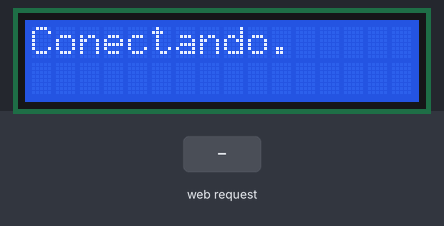
A sketch run on a simulated ESP8266 (NodeMCU). Parts: 16×2 character LCD. Inputs (shaded band) come from the test bench. WiFi joins after 1.5 s; servers stay silent unless stated; what the sketch prints to the serial monitor is not drawn.

Above: at 0.6 s.
At 1.6 s:
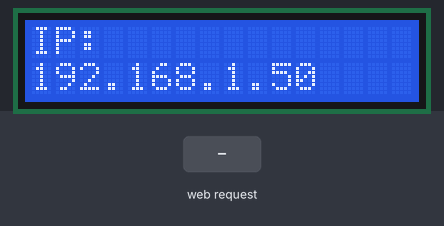
At 4.7 s:
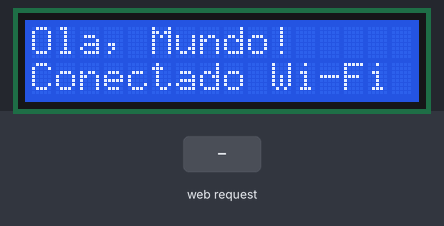
4.8 s: HTTP request GET /?linha1= received
Timing chart, 0 to 7.8 s (numbered marks = the images above; inputs shaded):
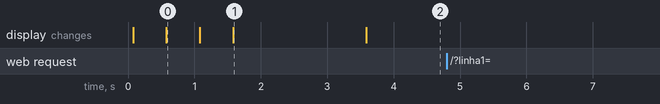

The sketch:

lcd-server-esp8266.ino
```cpp
#include <ESP8266WiFi.h>
#include <WiFiClient.h>
#include <LiquidCrystal.h>

// Configuração do LCD (modo 4 bits)
// RS, E, D4, D5, D6, D7
LiquidCrystal lcd(5, 4, 14, 12, 13, 15);

// Credenciais Wi-Fi
const char* ssid = "SSID";
const char* password = "Senha";

WiFiServer server(80);

String linha1 = "Ola, Mundo!";
String linha2 = "Conectado Wi-Fi";

void setup() {
  Serial.begin(115200);
  delay(10);

  lcd.begin(16, 2);
  lcd.print("Iniciando...");

  WiFi.begin(ssid, password);
  lcd.clear();
  lcd.print("Conectando");

  while (WiFi.status() != WL_CONNECTED) {
    delay(500);
    Serial.print(".");
    lcd.print(".");
  }

  Serial.println("\nConectado!");
  Serial.print("IP obtido: ");
  Serial.println(WiFi.localIP());

  lcd.clear();
  lcd.setCursor(0, 0);
  lcd.print("IP:");
  lcd.setCursor(0, 1);
  lcd.print(WiFi.localIP());

  delay(2000);
  atualizaLCD();

  server.begin();
  Serial.println("Servidor iniciado");
}

void loop() {
  WiFiClient client = server.available();
  if (client) {
    client.setTimeout(2000);
    Serial.println("Cliente conectado");

    String request = client.readStringUntil('\r');
    Serial.println("Requisição: " + request);
    client.readStringUntil('\n');

    bool atualizou = false;

    if (request.indexOf("GET /?linha1=") >= 0 && request.indexOf("linha2=") >= 0) {
      int lin1Start = request.indexOf("linha1=") + 7;
      int lin1End = request.indexOf("&", lin1Start);
      linha1 = request.substring(lin1Start, lin1End);

      int lin2Start = request.indexOf("linha2=") + 7;
      int lin2End = request.indexOf(" HTTP", lin2Start);
      linha2 = request.substring(lin2Start, lin2End);

      linha1 = urlDecode(linha1);
      linha2 = urlDecode(linha2);

      atualizaLCD();
      atualizou = true;
    }

    client.println("HTTP/1.1 200 OK");
    client.println("Content-Type: text/html");
    client.println("Connection: close");
    client.println();

    client.println("<!DOCTYPE html><html>");
    client.println("<head>");
    client.println("<meta charset='UTF-8'>");
    client.println("<meta http-equiv='Cache-Control' content='no-cache, no-store, must-revalidate'>");
    client.println("<meta http-equiv='Pragma' content='no-cache'>");
    client.println("<meta http-equiv='Expires' content='0'>");
    client.println("<meta name='viewport' content='width=device-width, initial-scale=1.0'>");
    client.println("<title>LCD Control</title>");
    if (atualizou) {
      client.println("<meta http-equiv='refresh' content='2;url=/' />");
    }
    client.println("</head>");
    client.println("<body>");
    if (atualizou) {
      client.println("<h3>Mensagem enviada com sucesso!</h3>");
    }
    client.println("<h2>Enviar Mensagem para o LCD</h2>");
    client.print("<p><b>Linha 1:</b> " + linha1 + "<br>");
    client.print("<b>Linha 2:</b> " + linha2 + "</p>");
    client.println("<form action=\"/\" method=\"GET\">");
    client.print("Linha 1: <input type=\"text\" name=\"linha1\" maxlength=\"16\" value=\"" + linha1 + "\"><br>");
    client.print("Linha 2: <input type=\"text\" name=\"linha2\" maxlength=\"16\" value=\"" + linha2 + "\"><br>");
    client.println("<input type=\"submit\" value=\"Enviar\"></form>");
    client.println("</body></html>");

    client.stop();
    delay(1);
  }
}

void atualizaLCD() {
  lcd.clear();
  lcd.setCursor(0, 0);
  lcd.print(truncateTo16(linha1));
  lcd.setCursor(0, 1);
  lcd.print(truncateTo16(linha2));
}

String truncateTo16(String str) {
  return str.length() > 16 ? str.substring(0, 16) : str;
}

String urlDecode(String input) {
  String decoded = "";
  char temp[] = "0x00";
  unsigned int len = input.length();
  unsigned int i = 0;

  while (i < len) {
    char c = input.charAt(i);
    if (c == '+') {
      decoded += ' ';
    } else if (c == '%' && i + 2 < len) {
      temp[2] = input.charAt(i + 1);
      temp[3] = input.charAt(i + 2);
      decoded += (char) strtol(temp, NULL, 16);
      i += 2;
    } else {
      decoded += c;
    }
    i++;
  }

  return decoded;
}
```

Measured:
- after the input at 4.8 s, every drawn part: stays the same
- what the display in image 1 shows lasts 2.0 s, from 1.6 s to 3.6 s
